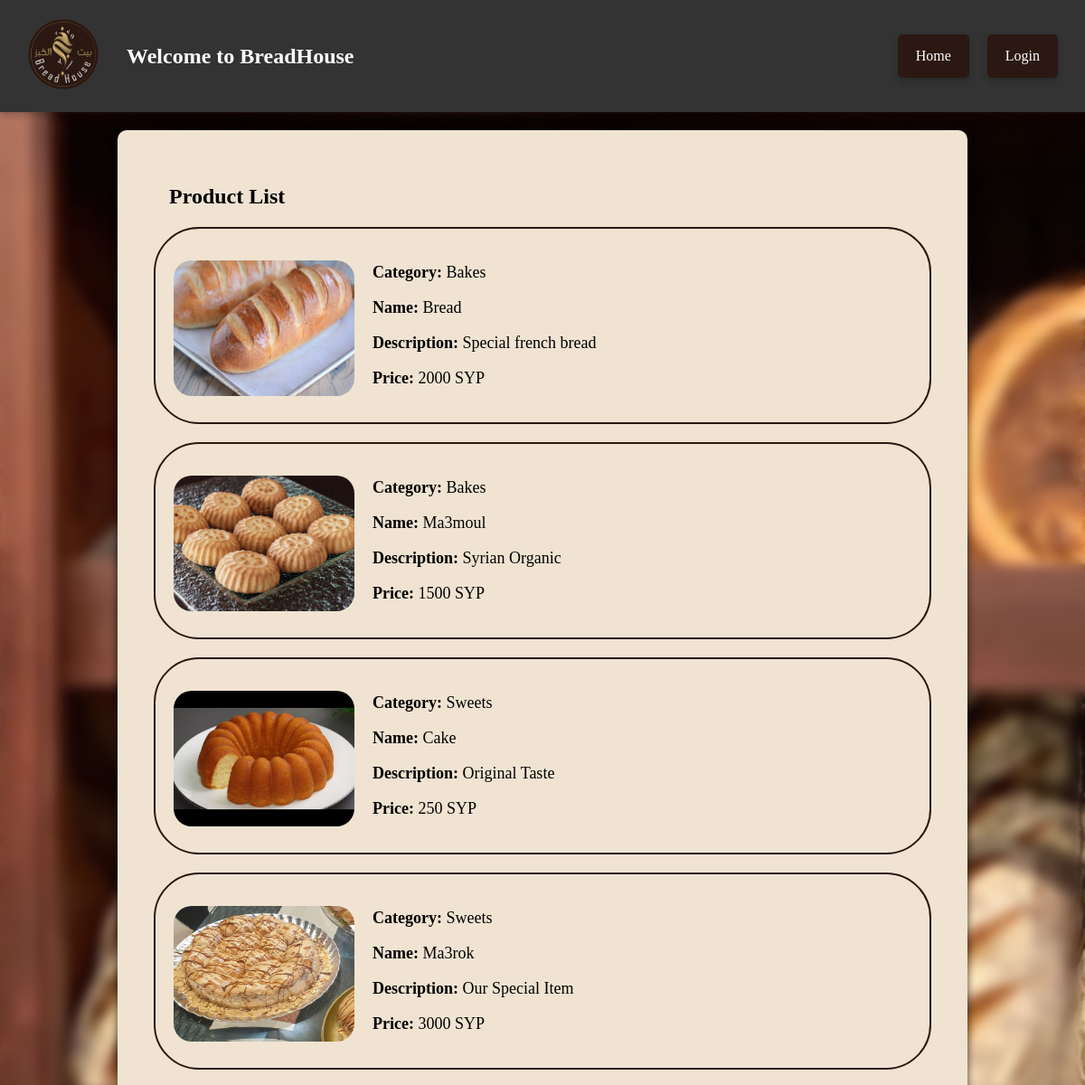
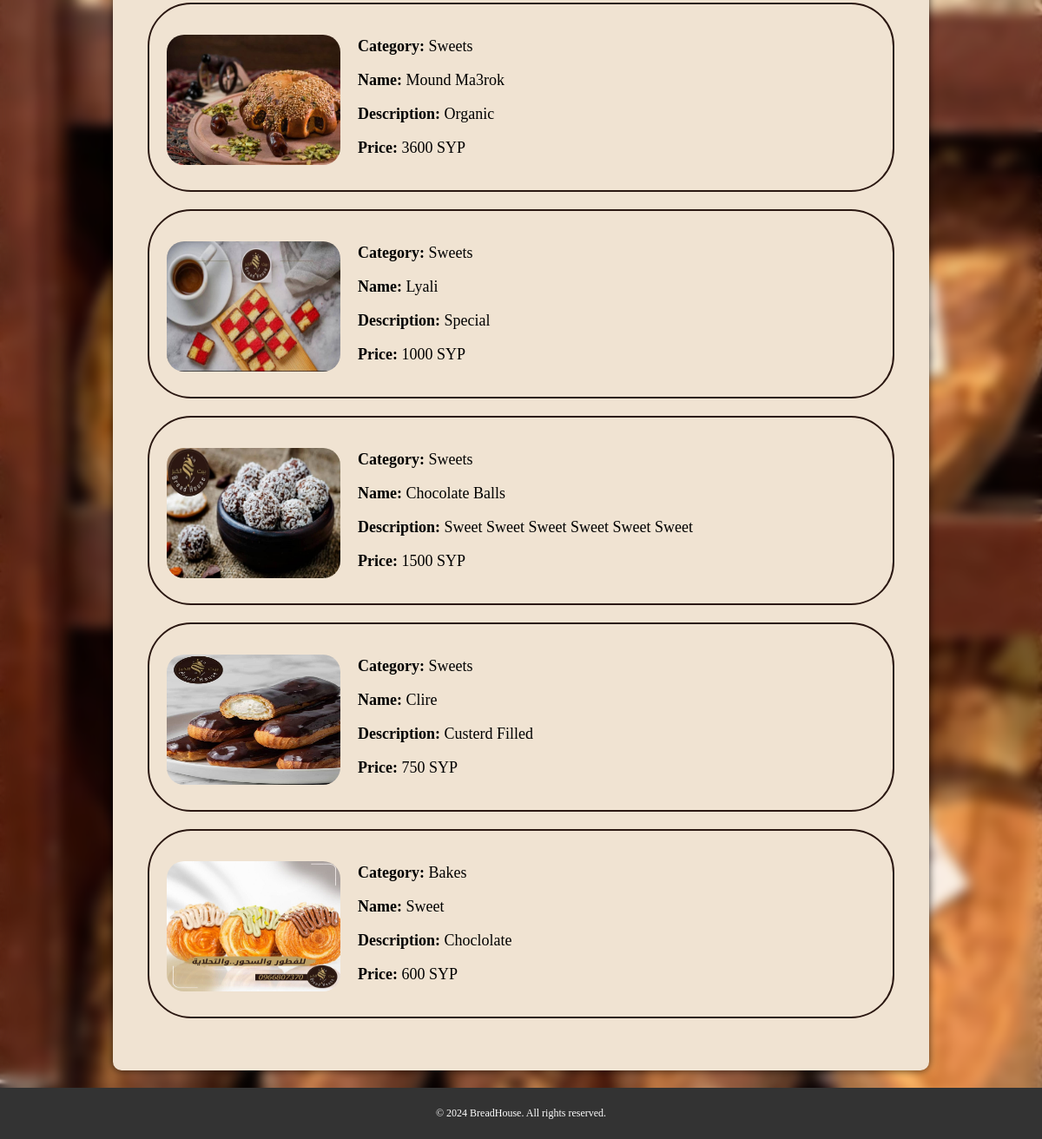
The app's page /product/ with its own data (2 pictures, top to bottom).
### Menue/models.py (models this page shows, shortened)
class Product(models.Model):
    category=models.ForeignKey(Category,on_delete=models.SET_NULL,null=True,)
    name = models.CharField(max_length=100)
    description = models.CharField(max_length=100)
    price=models.IntegerField()
    image = models.ImageField(upload_to='product_images/', null=True, blank=True)

class Category(models.Model):
    parent_category = models.ForeignKey(
        'self',
        null=True,
        blank=True,
        on_delete=models.SET_NULL,
        related_name='subcategories'
    )
    name = models.CharField(max_length=100)
    description = models.CharField(max_length=100)
    image = models.ImageField(upload_to='category_images/', null=True, blank=True)
    def __str__(self):
        return self.name

### Menue/views/ProductViews.py (the view)
# urls.py: path('product/', ProductViews.product_list, name='product_list'),
def product_list(request):
    products=Product.objects.all()
    return render(request,'product/product_list.html',{'products':products})

### Menue/templates/product/product_list.html (shortened to what this page needs)
{% extends 'base.html' %}
{% block content %}
{% load static %}
<link rel="stylesheet" href="{% static 'css/product-list-style.css' %}">
<section class="product-list-container">
    <h2>Product List</h2>
    <ul class="product-list">
        {% for product in products %}
        <li class="product-item">
            {% if product.image %}
            <a href="{% url 'product_details' product_id=product.id %}">
                <img src="{{ product.image.url }}" alt="{{ product.name }} Image" class="product-image">
            </a>
            <div class="product-details">
                <p> <strong>Category:</strong> {{ product.category }}</p>
                <p> <strong>Name:</strong> {{ product.name }}</p>
                <p> <strong>Description:</strong> {{ product.description }}</p>
                <p> <strong>Price:</strong> {{ product.price }} SYP</p>
            </div>
            {% endif %}
        </li>
        {% endfor %}
    </ul>
</section>
{% endblock %}

### Menue/static/css/base-style.css (style rules this page uses)
.base-body { margin: 0; padding: 0; background-color: #f4f4f4; background-image: url('../../media/background/dashboard.jpg'); background-size: cover; background-attachment: fixed; position: relative; z-index: 0; font-family: Cambria, Cochin, Georgia, Times, 'Times New Roman', serif }
.base-body::before { content: ''; position: absolute; top: 0; left: 0; right: 0; bottom: 0; background: inherit; filter: blur(7px); z-index: -1; }

### Menue/static/css/product-list-style.css (style rules this page uses)
.product-list-container { padding: 20px; }
.product-list-container h2 { font-size: 24px; margin-bottom: 20px; }
.product-list { list-style-type: none; padding: 0; margin: 0; }
.product-item { border: 2px solid #2b1812; border-radius: 50px; margin-bottom: 20px; padding: 20px; display: flex; align-items: flex-start; }
h2 { margin-left: 17px; }
.product-image { width: 200px; height: 150px; margin-right: 20px; border-radius: 20px; margin-top: 15px; }
.product-details { color: #000000; white-space: nowrap; font-size: large; }

### records on screen
Product: image (picture), category "Bakes", name "Bread", description "Special french bread", price "2000"
Product: image (picture), category "Bakes", name "Ma3moul", description "Syrian Organic", price "1500"
Product: image (placeholder picture), category "Sweets", name "Cake", description "Original Taste", price "250"
Product: image (picture), category "Sweets", name "Ma3rok", description "Our Special Item", price "3000"
Product: image (picture), category "Sweets", name "Mound Ma3rok", description "Organic", price "3600"
Product: image (picture), category "Sweets", name "Lyali", description "Special", price "1000"
Product: image (picture), category "Sweets", name "Chocolate Balls", description "Sweet Sweet Sweet Sweet Sweet Sweet", price "1500"
Product: image (picture), category "Sweets", name "Clire", description "Custerd Filled", price "750"
Product: image (picture), category "Bakes", name "Sweet", description "Choclolate", price "600"
